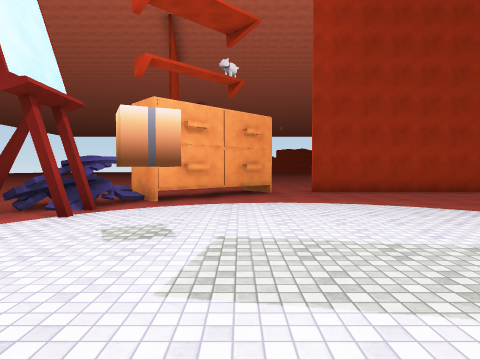
View 1 (above)

24 first-person views from a walk through a Unity game level. The camera is 1.5 m above the floor, tilts 2° down and sees 75° across. The floor is counted in squares, 2.5 m on a side. Each view is taken from the middle of a square. On the plan, view 1 faces up. The plan holds only what a view shows up to about 9 squares ahead; the rest is blank. The place goes on beyond the plan. The player is left out. Some animated figures are not drawn. Some surface patterns are stand-ins.

View 2
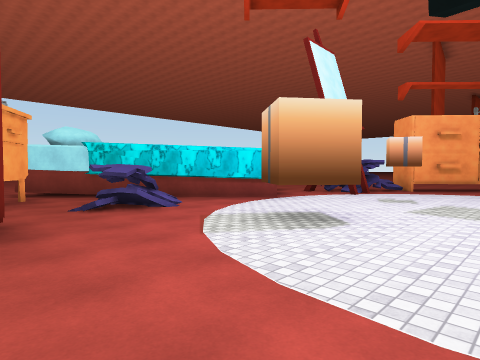

View 3
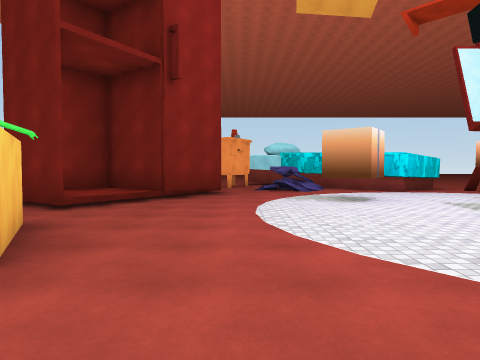

View 4
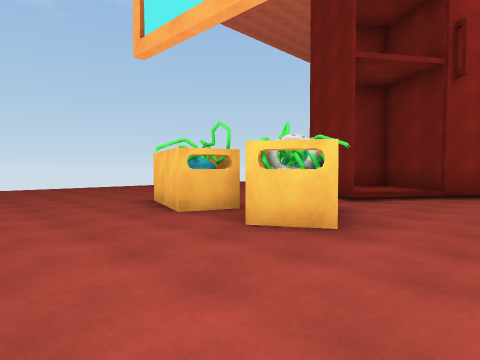

View 5
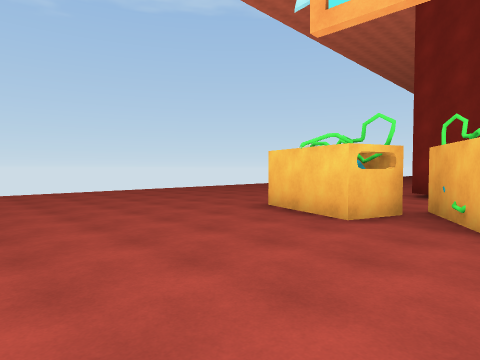

View 6
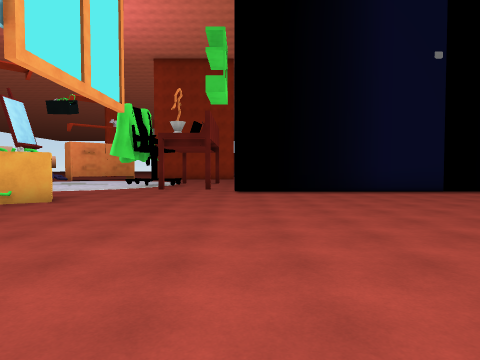

View 7
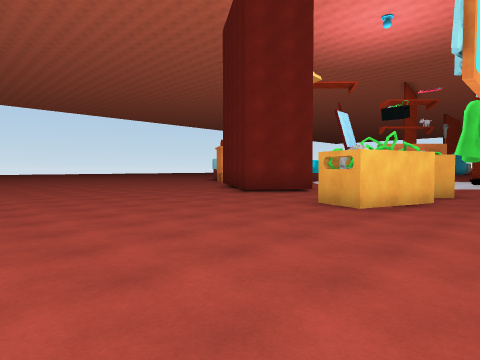

View 8
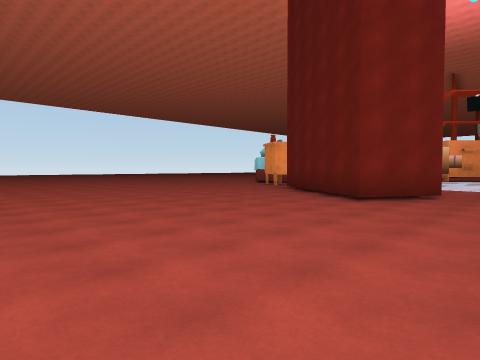

View 9
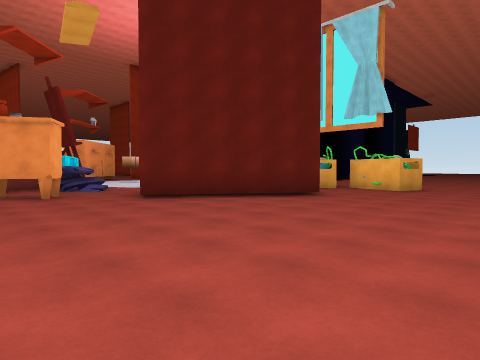

View 10
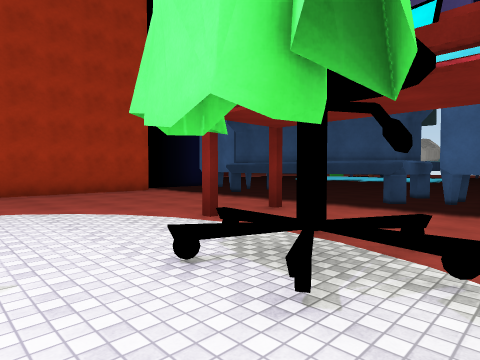

View 11
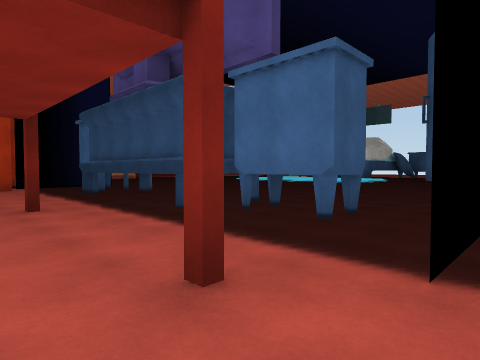

View 12
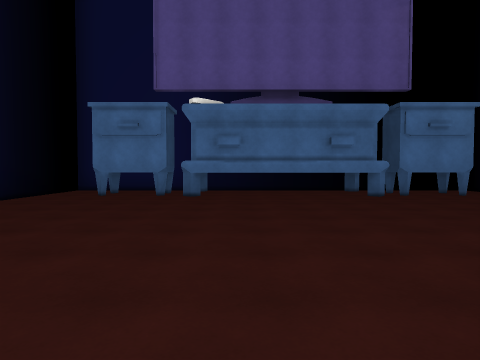

View 13
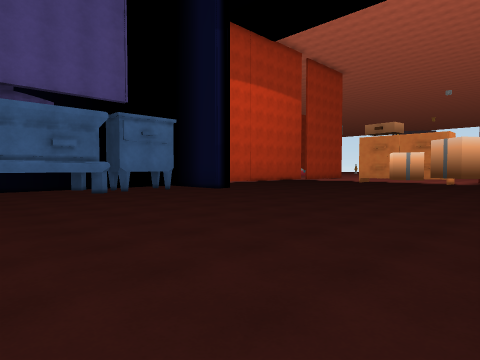

View 14
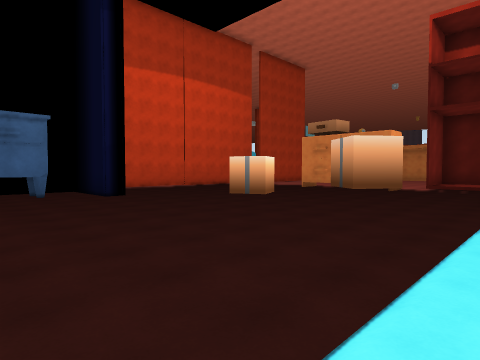

View 15
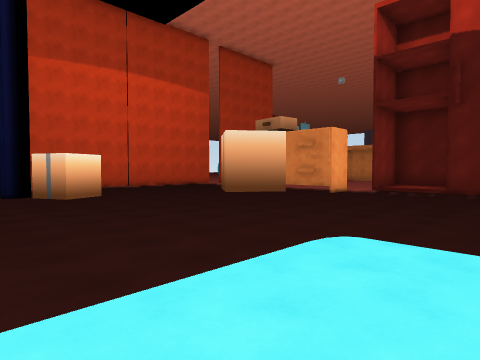

View 16
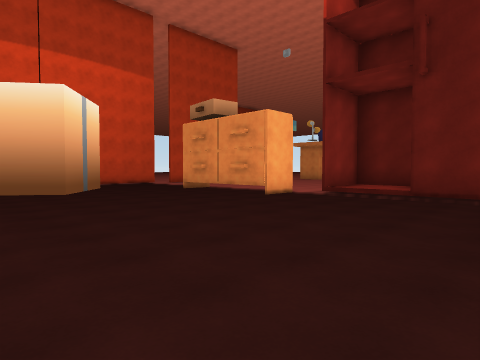

View 17
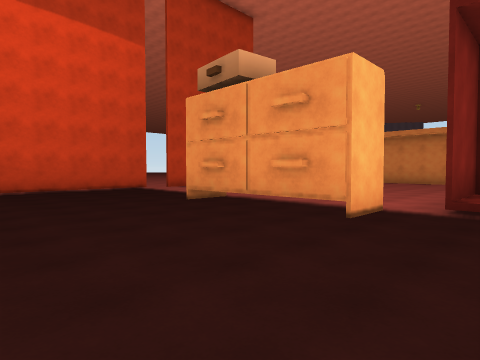

View 18
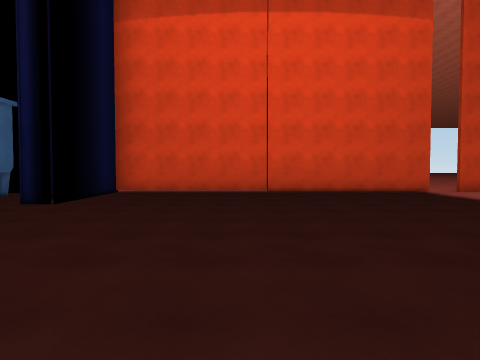

View 19
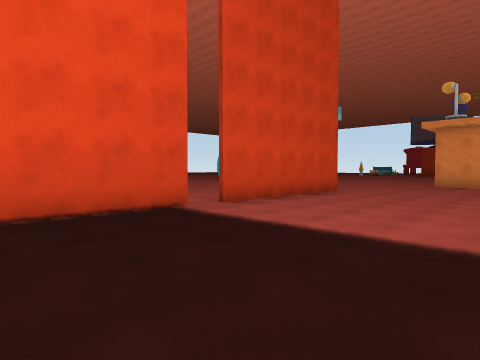

View 20
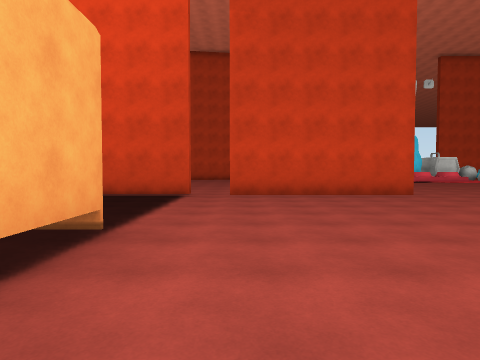

View 21
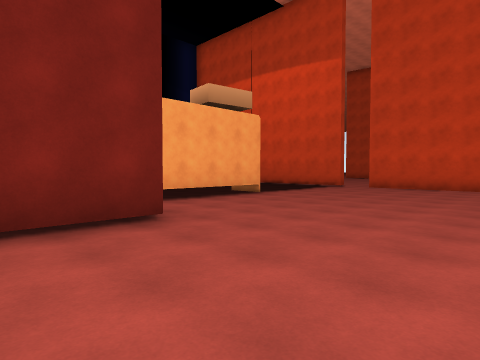

View 22
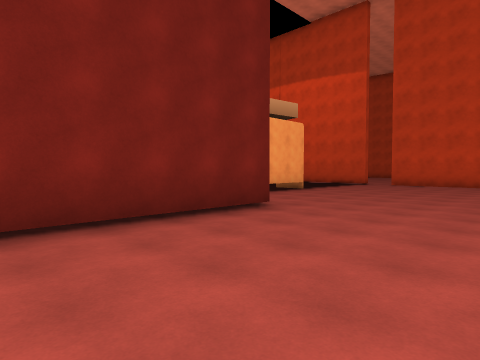

View 23
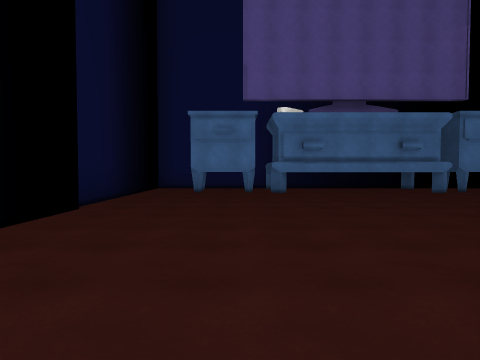

View 24
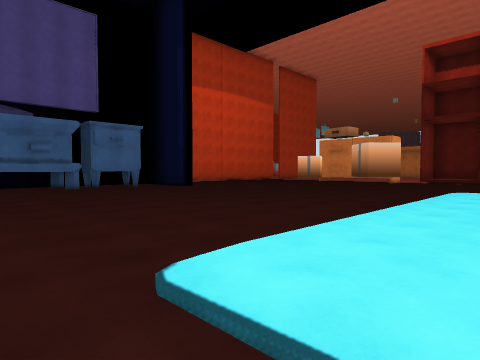

### Floor plan
Key: @ floor where view 1 was taken; # wall or solid block; x gap in a wall; . main floor; : floor 0.25 m higher than the main floor; / step, stairs or slope; ^ raised ledge; O other object.
Columns run from 7 left of view 1 to 19 right of it. Each row starts with its distance up from view 1.
 23               x...  .......
 22               #............
 21               #............
 20               #.......###..
 19             ..#.......#:###
 18             ..........#/##
 17               #...####....
 16               #...........
 15               #............
 14               #............
 13              .#............
 12              .#.......##...
 11              .#..........//
 10              .#..........::
  9      ..#..    ###.....#..::
  8      .##.#####..O........::
  7     .##.........O........::
  6    .OO.........##........::
  5    .O..........##........::
  4    .#..........##........//
  3    #..#......#.##..........
  2    #.......O...##.......
  1   #.......OO....O........
  0  ^O/..#@........O.......
 -1 ##OO.........#.....
 -2 .OO...........    ##
 -3  .O.##..............
 -4  ...##//.OO.........
 -5  ....#:#.O.........
 -6 .....###..O.......
 -7 .........OO.......
 -8 .................
 -9 ................
-10 ...............
-11 ..............
-12      .........

Where each view was taken, in squares from view 1:
view 1: 0 up, 0 right, facing up
view 2: 3 down, 1 right, facing up-left
view 3: 2 down, 5 right, facing left
view 4: 2 down, 6 right, facing down-left
view 5: 4 down, 7 right, facing down-left
view 6: 10 down, 7 right, facing up
view 7: 12 down, 5 right, facing up-left
view 8: 12 down, 2 right, facing up-left
view 9: 10 down, 7 left, facing up-right
view 10: 0 up, 2 right, facing up-right
view 11: 2 down, 5 right, facing up-right
view 12: 3 up, 16 right, facing left
view 13: 3 up, 17 right, facing up-left
view 14: 6 up, 18 right, facing up-left
view 15: 8 up, 19 right, facing up-left
view 16: 11 up, 19 right, facing up-left
view 17: 13 up, 16 right, facing up-left
view 18: 13 up, 15 right, facing left
view 19: 15 up, 11 right, facing up-left
view 20: 19 up, 14 right, facing left
view 21: 23 up, 17 right, facing down-left
view 22: 23 up, 19 right, facing down-left
view 23: 1 up, 17 right, facing left
view 24: 3 up, 19 right, facing up-left
